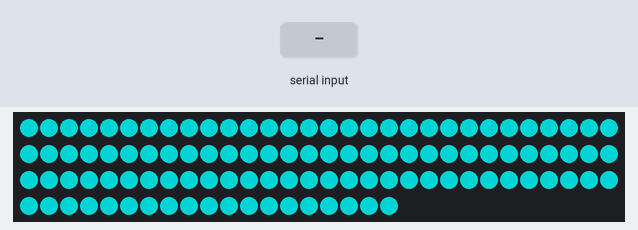
The sketch below on a simulated Arduino Uno, built with avr-gcc and run on an emulated ATmega328P. Shown: 109 RGB LEDs in strip order, left to right, continuing on the next row. The inputs (shaded band) are chosen by the test bench. Dim RGB values are drawn brighter than linear; the strip is taken to match the declared colour order.

Above: at 1.2 s.
1.3 s: "off\n" received over Serial
At 3.6 s:
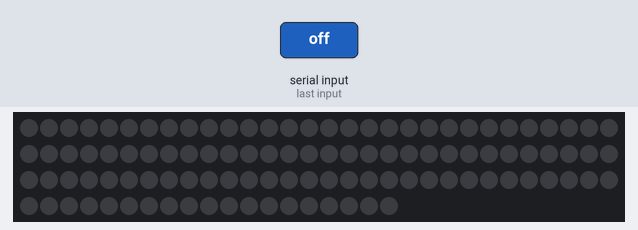
3.9 s: "green\n" received over Serial
At 6.1 s:
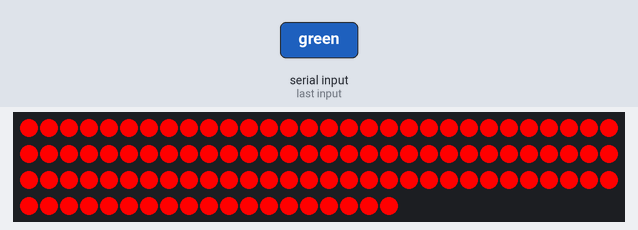
6.4 s: "red\n" received over Serial
At 8.5 s:
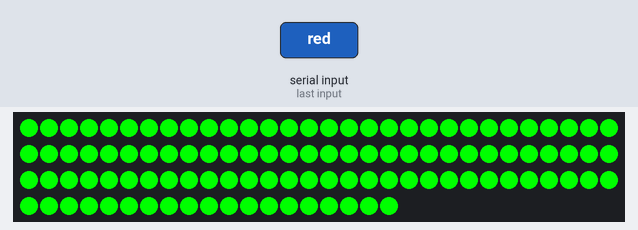
8.8 s: "blue\n" received over Serial
At 11.0 s:
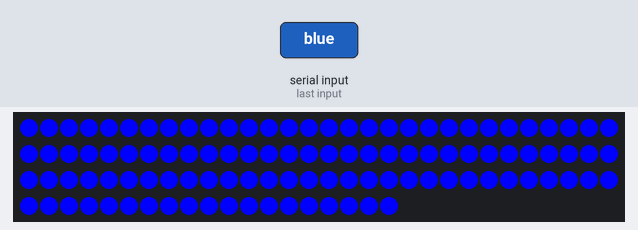
11.3 s: "1\n" received over Serial
At 13.4 s:
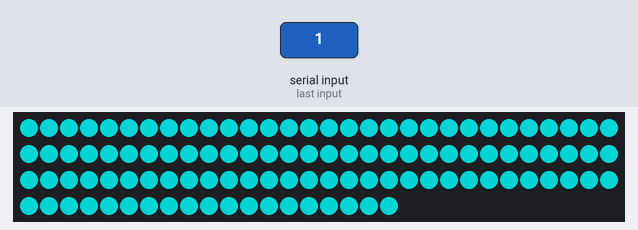
Timing chart, 0 to 14.7 s (numbered marks = the images above; inputs shaded):
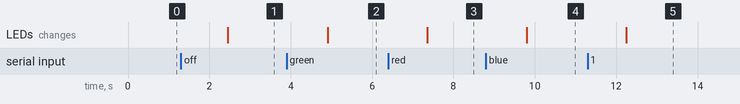

The sketch:

arcadeLEDserialTest.ino
```cpp
#include <Adafruit_NeoPixel.h>

#define LED_PIN 6
#define nLEDS 109
#define ledBright 255

Adafruit_NeoPixel pixelStrip = Adafruit_NeoPixel(nLEDS,LED_PIN,NEO_RGBW+NEO_KHZ800);
unsigned long eventRef =0UL;
long brightness;
const unsigned int MAX_MESSAGE_LENGTH = 7;
char arcadeMSG[MAX_MESSAGE_LENGTH];

void setup() {
  Serial.begin(9600);
  pinMode(LED_PIN, OUTPUT);
  pixelStrip.setBrightness(ledBright);
  pixelStrip.begin();
  pixelStrip.show();
}

void loop() {
  //Reads in strings send to the Arduino over the serial.
  arcadeSerialBuffer();
  //Serial.println(arcadeMSG);
  //Switches LED color patterns based on string received from arcadeSerialBuffer()
  if (strcmp(arcadeMSG, "off") == 0){
    solidColors(1000UL,0,0,0);
  }
  else if (strcmp(arcadeMSG, "green") == 0){
    solidColors(1000UL,255,0,0);
  }
  else if (strcmp(arcadeMSG, "red") == 0){
    solidColors(1000UL,0,255,0);
  }
  else if (strcmp(arcadeMSG, "blue") == 0){
    solidColors(1000UL,0,0,255);
  }
  else{
    rainbow(1000UL);
  }
}
//========================================================
//Light Pattern Functions
//========================================================
//Solid Colors
void solidColors(unsigned long solidInterval,int gV,int rV,int bV){
  //Serial.println("Solid Function");
  unsigned long prog=millis()-eventRef;
  if (prog<=solidInterval){
    for(int i=0;i<nLEDS;i++){
      pixelStrip.setPixelColor(i,pixelStrip.Color(gV,rV,bV));
      pixelStrip.show();
    }
    //GRB Colors Serial Debug
    /*char grbDebug[4]="(,)";
    Serial.print(grbDebug[0]);
    Serial.print(gV);
    Serial.print(grbDebug[1]);
    Serial.print(rV);
    Serial.print(grbDebug[1]);
    Serial.print(bV);
    Serial.println(grbDebug[2]);*/
  }
  else {
    eventRef=millis();
  }
}
//========================================================
//Rainbow
void rainbow(unsigned long animInterval){
  //Serial.println("Rainbow Function");
  unsigned long prog = millis() - eventRef;
  if (prog <= animInterval) {

    for(int i=0;i<nLEDS;i++){
      pixelStrip.setPixelColor(i,pixelStrip.Color(0,128,128));
      pixelStrip.show();
    }

    /*
    uint16_t i, j;
    for(j=0; j<256*cycles; j++) {
      for(i=0; i<nLEDS; i++) {
        pixelStrip.setPixelColor(i, rainbowWheel((i+j) & 255));
      }
      pixelStrip.show();
    }
    */
  }
  else {
    eventRef = millis();
  }
}
/*
//========================================================
//Color Picker
//========================================================
// Input a value 0 to 255 to get a color value.
// The colours are a transition r - g - b - back to r.
uint32_t rainbowWheel(byte WheelPos) {
  WheelPos = 255 - WheelPos;
  if(WheelPos < 85) {
    return pixelStrip.Color(255 - WheelPos * 3, 0, WheelPos * 3);
  }
  if(WheelPos < 170) {
    WheelPos -= 85;
    return pixelStrip.Color(0, WheelPos * 3, 255 - WheelPos * 3);
  }
  WheelPos -= 170;
  return pixelStrip.Color(WheelPos * 3, 255 - WheelPos * 3, 0);

}
uint8_t red(uint32_t c) {
  return (c >> 16);
}
uint8_t green(uint32_t c) {
  return (c >> 8);
}
uint8_t blue(uint32_t c) {
  return (c);
}
*/
//========================================================
//Arcade String Serial Buffer
//========================================================
void arcadeSerialBuffer(){
  //Check for data in the serial receive buffer
  while (Serial.available() > 0){
    //Create an array to hold incoming message and sets the byte position in the serial buffer
    static unsigned int message_pos = 0;
    //Read next byte in the serial recieve buffer
    char inByte = Serial.read();
    //Check if incoming message is not a terminating character
    if(inByte != '\n' && (message_pos <= MAX_MESSAGE_LENGTH)){
      //Add the incoming byte to our message
      arcadeMSG[message_pos] = inByte;
      message_pos++;
    }
    //Full message received
    else{
      //Add null character to message addess message to useable string
      arcadeMSG[message_pos] = '\0';
      //Reset for the next message
      //Serial.print("BufferMSG:");
      //Serial.println(arcadeMSG);
      message_pos = 0;
    }
  }
}
```

Measured:
- after the input at 1.3 s, the LEDs: change after 1.2 s (image 1)
- after the input at 3.9 s, the LEDs: change after 1.0 s (image 2)
- after the input at 6.4 s, the LEDs: change after 0.95 s (image 3)
- after the input at 8.8 s, the LEDs: change after 1.0 s (image 4)
- after the input at 11.3 s, the LEDs: change after 0.95 s (image 5)
